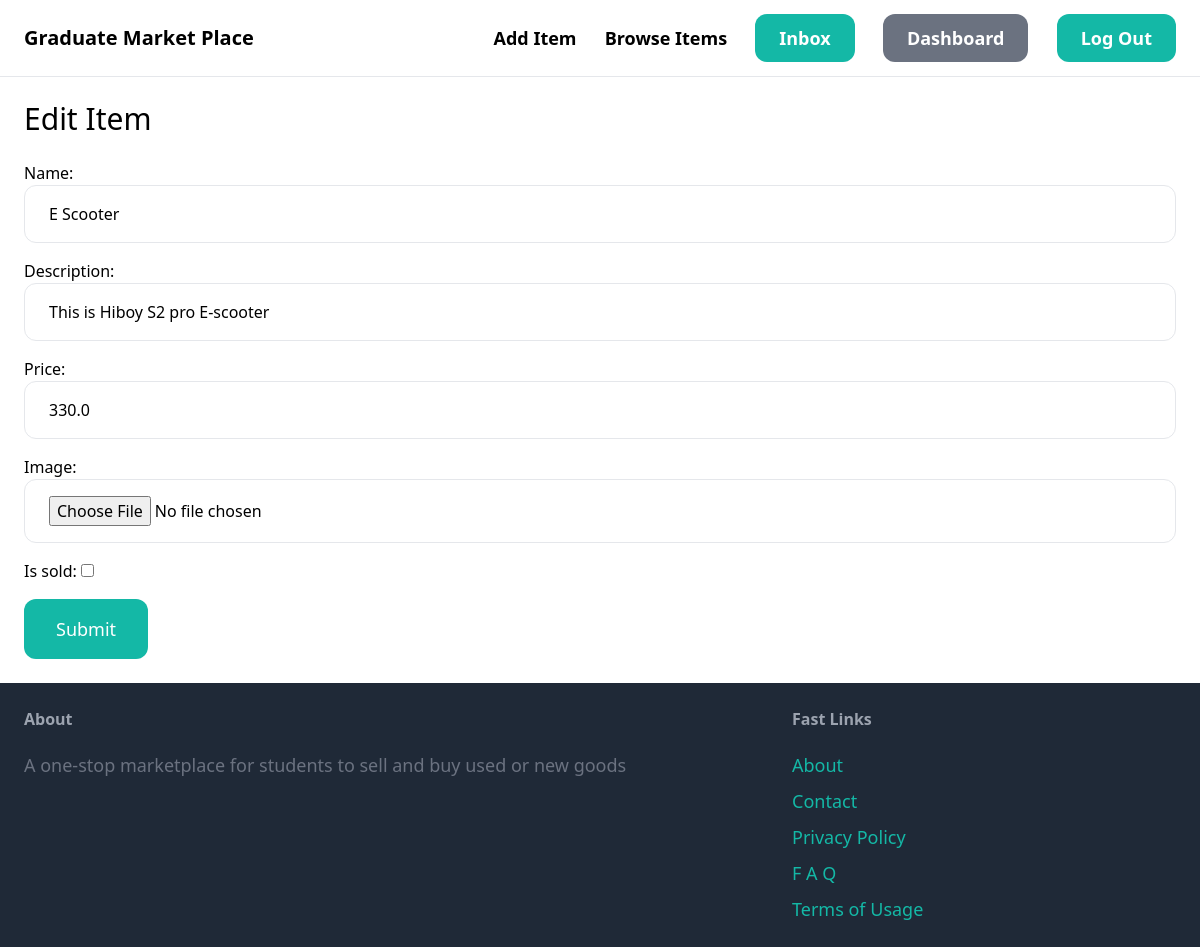
The app's page /items/3/edititem/ (signed in) with its own data.
### item/models.py (models this page shows, shortened)
class Item(models.Model):
    category = models.ForeignKey(Category, related_name='items', on_delete=models.CASCADE)
    name = models.CharField(max_length=255)
    description = models.TextField(blank=True, null=True)
    price = models.FloatField()
    image = models.ImageField(upload_to='item_images', blank=True, null=True)
    is_sold = models.BooleanField(default=False)
    posted_by = models.ForeignKey(User, related_name='items', on_delete=models.CASCADE)
    posted_at = models.DateTimeField(auto_now_add=True)

### item/views.py (the view)
# urls.py: path('<int:pk>/edititem/', views.edit_item, name='edititem'),
@login_required
def edit_item(request,pk):
    item = get_object_or_404(Item, pk=pk, posted_by=request.user)
    if request.method == 'POST':
        form = EditItemForm(request.POST, request.FILES, instance=item)
        if form.is_valid():
            form.save()
            return redirect('item:detail', pk=item.id)
    else:
        form = EditItemForm(instance=item)
    return render(request, 'item/form.html',{
        'form': form,
        'title': 'Edit Item',
    })

### item/forms.py
class EditItemForm(forms.ModelForm):
    class Meta:
        model = Item
        fields = ('name', 'description', 'price', 'image', 'is_sold')
        widgets = {
            'name': forms.TextInput(attrs={
                'class': INPUT_CLASSES
            }),
            'description': forms.TextInput(attrs={
                'class': INPUT_CLASSES
            }),
            'price': forms.TextInput(attrs={
                'class': INPUT_CLASSES
            }),
            'image': forms.FileInput(attrs={
                'class': INPUT_CLASSES
            }),
        }

### item/templates/item/form.html (shortened to what this page needs)
{% extends 'core/base.html' %}
{% block content %}
<h1 class="mb-6 text-3xl">{{ title }}</h1>
<form method="post" action="." enctype="multipart/form-data">
    <div class="space-y-4">
        {{ form.as_p }}
    </div>
    <button class="mt-4 py-4 px-8 text-lg bg-teal-500 hover:bg-teal-700 rounded-xl text-white">Submit</button>
</form>
{% endblock %}

### records on screen
Item: name "E Scooter", description "This is Hiboy S2 pro E-scooter", price "330.0"

### other values on screen
{{ title }} "Edit Item"
